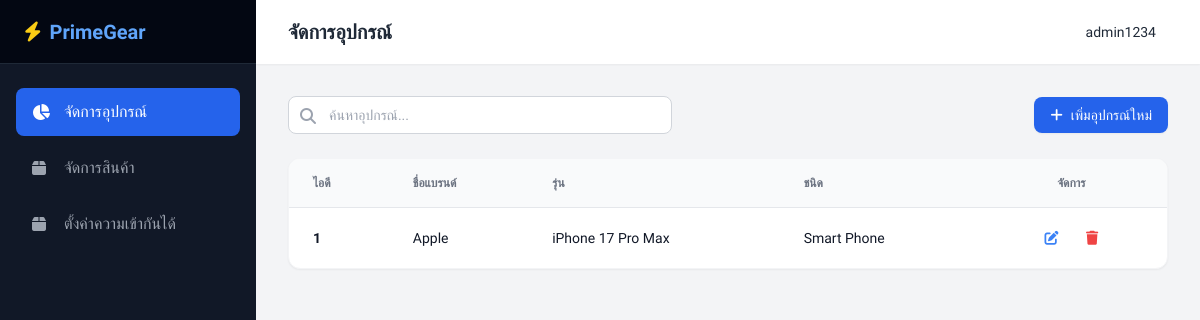
Page /admin/devices.php (signed in) on the earlier database version.
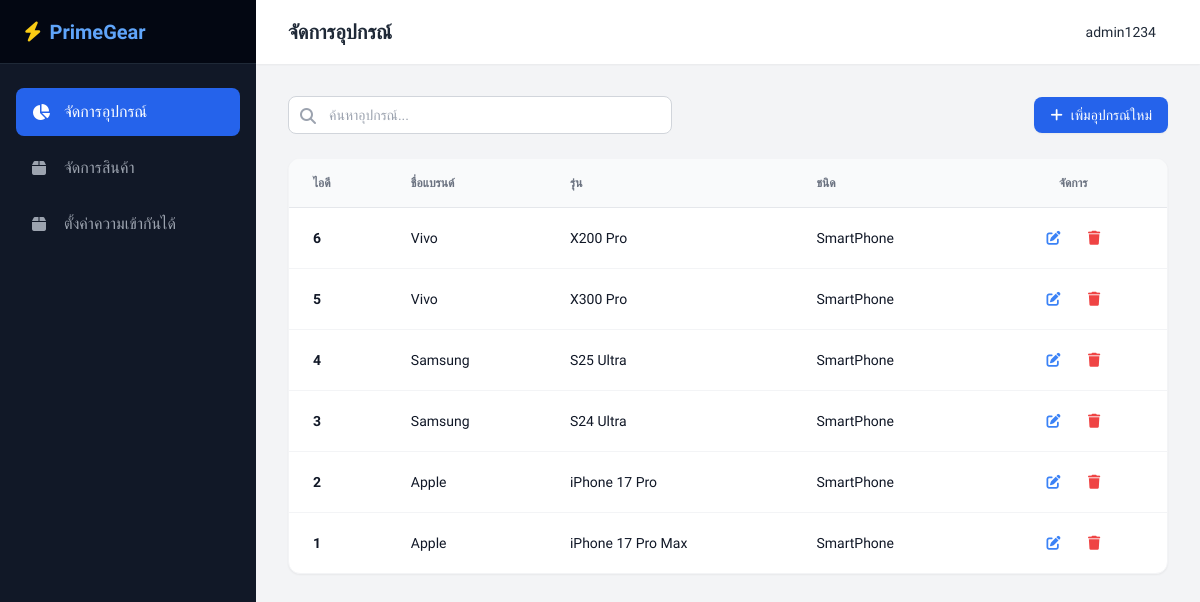
Same page on the later database version.
### tables this page shows
CREATE TABLE `devices` (
  `Device_ID` int NOT NULL,
  `Brand` varchar(40) NOT NULL,
  `Model_Name` varchar(40) NOT NULL,
  `Type` varchar(30) NOT NULL
);

### admin/devices.php (the view, shortened to what this page needs)
<?php
require '../process/client.php';
$admin_name = isset($_SESSION['admin_name']) ? $_SESSION['admin_name'] : 'Admin';
$result = $conn->query("SELECT * FROM Devices ORDER BY Device_ID DESC");
?>
<!DOCTYPE html>
<html lang="th">
<head>
    <script src="https://cdn.tailwindcss.com"></script>
    <link rel="stylesheet" href="https://cdnjs.cloudflare.com/ajax/libs/font-awesome/6.4.0/css/all.min.css">
</head>
<body class="bg-gray-100 flex h-screen overflow-hidden text-gray-800">
    <aside class="w-64 bg-gray-900 text-white flex flex-col flex-shrink-0">
        <div class="h-16 flex items-center px-6 bg-gray-950 border-b border-gray-800">
            <a href="dashboard.php" class="text-xl font-bold text-blue-400 flex items-center">
                <i class="fa-solid fa-bolt mr-2 text-yellow-400"></i> PrimeGear
            </a>
        </div>
        <nav class="flex-1 px-4 py-6 space-y-2 overflow-y-auto">
            <a href="devices.php" class="flex items-center px-4 py-3 bg-blue-600 text-white rounded-lg">
                <i class="fa-solid fa-chart-pie w-5 mr-3"></i> จัดการอุปกรณ์
            </a>
            <a href="products.php" class="flex items-center px-4 py-3 text-gray-400 hover:bg-gray-800 hover:text-white rounded-lg transition-colors">
                <i class="fa-solid fa-box w-5 mr-3"></i> จัดการสินค้า
            </a>
            <a href="compatibility.php" class="flex items-center px-4 py-3 text-gray-400 hover:bg-gray-800 hover:text-white rounded-lg transition-colors">
                <i class="fa-solid fa-box w-5 mr-3"></i> ตั้งค่าความเข้ากันได้
            </a>
        </nav>
    </aside>
    <div class="flex-1 flex flex-col h-screen overflow-hidden">
        <header class="h-16 bg-white shadow-sm flex items-center justify-between px-8 z-10">
            <h2 class="text-xl font-semibold text-gray-800">จัดการอุปกรณ์</h2>
            <div class="flex items-center space-x-4">
                <span class="mr-3 text-sm font-medium"><?php echo htmlspecialchars($admin_name); ?></span>
            </div>
        </header>
        <main class="flex-1 overflow-y-auto p-8">
            <div class="flex flex-col sm:flex-row justify-between items-center mb-6 gap-4">
                <div class="relative w-full sm:w-96">
                    <input type="text" placeholder="ค้นหาอุปกรณ์..." id="liveSearch" onkeyup="filterDevices()" class="w-full pl-10 pr-4 py-2 border border-gray-300 rounded-lg text-sm focus:outline-none focus:border-blue-500">
                    <i class="fa-solid fa-magnifying-glass absolute left-3 top-3 text-gray-400"></i>
                </div>
                <button onclick="openAddModal()" class="bg-blue-600 hover:bg-blue-700 text-white px-4 py-2 rounded-lg text-sm font-medium transition-colors shadow-sm flex items-center w-full sm:w-auto justify-center">
                    <i class="fa-solid fa-plus mr-2"></i> เพิ่มอุปกรณ์ใหม่
                </button>
            </div>
            <div class="bg-white rounded-xl shadow-sm border border-gray-100 overflow-hidden">
                <div class="overflow-x-auto">
                    <table class="w-full text-left text-sm text-gray-600">
                        <thead class="bg-gray-50 text-gray-500 uppercase text-xs border-b border-gray-200">
                            <tr>
                                <th class="px-6 py-4">ไอดี</th>
                                <th class="px-6 py-4">ชื่อแบรนด์</th>
                                <th class="px-6 py-4">รุ่น</th>
                                <th class="px-6 py-4">ชนิด</th>
                                <th class="px-6 py-4 text-center">จัดการ</th>
                            </tr>
                        </thead>
                        <tbody class="divide-y divide-gray-100">
                            <?php if ($result->num_rows > 0): ?>
                                <?php while($row = $result->fetch_assoc()): ?>
                                <tr class="hover:bg-gray-50 transition-colors">
                                    <td class="px-6 py-3">
                                        <p class="font-bold text-gray-900"><?php echo htmlspecialchars($row['Device_ID']); ?></p>
                                    </td>
                                    <td class="px-6 py-3 font-medium text-gray-900"><?php echo htmlspecialchars($row['Brand']); ?></td>
                                    <td class="px-6 py-3 font-medium text-gray-900"><?php echo htmlspecialchars($row['Model_Name']); ?></td>
                                    <td class="px-6 py-3 font-medium text-gray-900"><?php echo htmlspecialchars($row['Type']); ?></td>
                                    <td class="px-6 py-3 text-center whitespace-nowrap">
                                        <button onclick="openEditModal(
                                            <?php echo $row['Device_ID']; ?>,
                                            '<?php echo htmlspecialchars($row['Brand'], ENT_QUOTES); ?>',
                                            '<?php echo htmlspecialchars($row['Model_Name'], ENT_QUOTES); ?>',
                                            '<?php echo htmlspecialchars($row['Type'], ENT_QUOTES); ?>'
                                        )" class="text-blue-500 hover:text-blue-700 mx-1 p-2 rounded hover:bg-blue-50 transition" title="แก้ไข">
                                            <i class="fa-solid fa-pen-to-square"></i>
                                        </button>
                                        <button onclick="confirmDelete(<?php echo $row['Device_ID']; ?>, '<?php echo addslashes($row['Model_Name']); ?>')" class="text-red-500 hover:text-red-700 mx-1 p-2 rounded hover:bg-red-50 transition" title="ลบ">
                                            <i class="fa-solid fa-trash"></i>
                                        </button>
                                    </td>
                                </tr>
                                <?php endwhile; ?>
                            <?php else: ?>
                                <tr>
                                    <td colspan="5" class="px-6 py-8 text-center text-gray-500">ยังไม่มีข้อมูลอุปกรณ์ในระบบ</td>
                                </tr>
                            <?php endif; ?>
                        </tbody>
                    </table>
                </div>
            </div>
        </main>
    </div>
</body>
</html>

### admin/devices.php (style rules this page uses)
body { font-family: 'Prompt', sans-serif; }

Differences in the rows shown:
added devices: Device_ID "6", Brand "Vivo", Model_Name "X200 Pro", Type "SmartPhone"
added devices: Device_ID "5", Brand "Vivo", Model_Name "X300 Pro", Type "SmartPhone"
added devices: Device_ID "4", Brand "Samsung", Model_Name "S25 Ultra", Type "SmartPhone"
added devices: Device_ID "3", Brand "Samsung", Model_Name "S24 Ultra", Type "SmartPhone"
added devices: Device_ID "2", Brand "Apple", Model_Name "iPhone 17 Pro", Type "SmartPhone"
changed devices "iPhone 17 Pro Max": Type "Smart Phone" → "SmartPhone"
